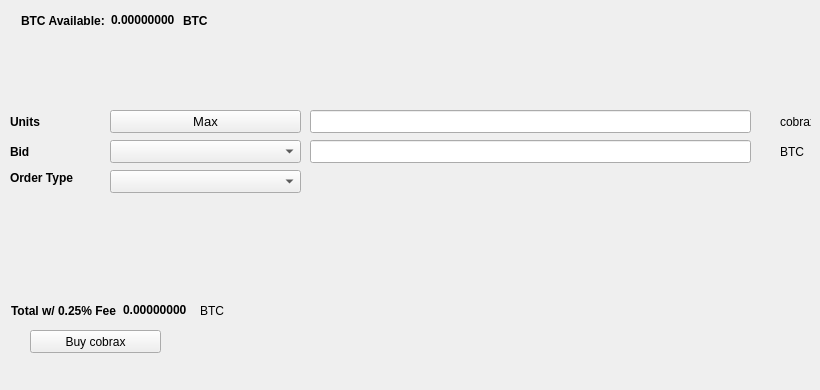
   <widget class="QWidget" name="BuyTab">
    <attribute name="title">
     <string>Buy</string>
    </attribute>
    <widget class="QPushButton" name="Buycobrax">
     <property name="geometry">
      <rect>
       <x>30</x>
       <y>330</y>
       <width>131</width>
       <height>23</height>
      </rect>
     </property>
     <property name="text">
      <string>Buy cobrax</string>
     </property>
     <property name="icon">
      <iconset resource="../cobrax.qrc">
       <normaloff>:/icons/bitcoin</normaloff>:/icons/bitcoin</iconset>
     </property>
    </widget>
    <widget class="QLabel" name="label_3">
     <property name="geometry">
      <rect>
       <x>10</x>
       <y>110</y>
       <width>46</width>
       <height>23</height>
      </rect>
     </property>
     <property name="font">
      <font>
       <weight>75</weight>
       <bold>true</bold>
      </font>
     </property>
     <property name="text">
      <string>Units</string>
     </property>
    </widget>
    <widget class="QLineEdit" name="UnitsInput">
     <property name="geometry">
      <rect>
       <x>310</x>
       <y>110</y>
       <width>441</width>
       <height>23</height>
      </rect>
     </property>
     <property name="font">
      <font>
       <pointsize>9</pointsize>
       <weight>75</weight>
       <bold>true</bold>
      </font>
     </property>
    </widget>
    <widget class="QLineEdit" name="BuyBidPriceEdit">
     <property name="geometry">
      <rect>
       <x>310</x>
       <y>140</y>
       <width>441</width>
       <height>23</height>
      </rect>
     </property>
     <property name="font">
      <font>
       <pointsize>9</pointsize>
       <weight>75</weight>
       <bold>true</bold>
      </font>
     </property>
    </widget>
    <widget class="QLabel" name="label_4">
     <property name="geometry">
      <rect>
       <x>780</x>
       <y>110</y>
       <width>31</width>
       <height>23</height>
      </rect>
     </property>
     <property name="text">
      <string>cobrax</string>
     </property>
    </widget>
    <widget class="QLabel" name="label_5">
     <property name="geometry">
      <rect>
       <x>780</x>
       <y>140</y>
       <width>31</width>
       <height>23</height>
      </rect>
     </property>
     <property name="text">
      <string>BTC</string>
     </property>
    </widget>
    <widget class="QLabel" name="label_6">
     <property name="geometry">
      <rect>
       <x>10</x>
       <y>140</y>
       <width>46</width>
       <height>23</height>
      </rect>
     </property>
     <property name="font">
      <font>
       <weight>75</weight>
       <bold>true</bold>
      </font>
     </property>
     <property name="text">
      <string>Bid</string>
     </property>
    </widget>
    <widget class="QLabel" name="label_7">
     <property name="geometry">
      <rect>
       <x>10</x>
       <y>170</y>
       <width>91</width>
       <height>16</height>
      </rect>
     </property>
     <property name="font">
      <font>
       <weight>75</weight>
       <bold>true</bold>
      </font>
     </property>
     <property name="text">
      <string>Order Type</string>
     </property>
    </widget>
    <widget class="QPushButton" name="Buy_Max_Amount">
     <property name="geometry">
      <rect>
       <x>110</x>
       <y>110</y>
       <width>191</width>
       <height>23</height>
      </rect>
     </property>
     <property name="font">
      <font>
       <pointsize>10</pointsize>
      </font>
     </property>
     <property name="text">
      <string>Max</string>
     </property>
    </widget>
    <widget class="QComboBox" name="BuyBidcomboBox">
     <property name="geometry">
      <rect>
       <x>110</x>
       <y>140</y>
       <width>191</width>
       <height>23</height>
      </rect>
     </property>
     <property name="font">
      <font>
       <pointsize>10</pointsize>
      </font>
     </property>
    </widget>
    <widget class="QComboBox" name="buyOrdertypeCombo">
     <property name="geometry">
      <rect>
       <x>110</x>
       <y>170</y>
       <width>191</width>
       <height>23</height>
      </rect>
     </property>
     <property name="font">
      <font>
       <pointsize>10</pointsize>
      </font>
     </property>
    </widget>
    <widget class="QWidget" name="layoutWidget1">
     <property name="geometry">
      <rect>
       <x>21</x>
       <y>11</y>
       <width>227</width>
       <height>19</height>
      </rect>
     </property>
     <layout class="QHBoxLayout" name="horizontalLayout_3">
      <item>
       <widget class="QLabel" name="label232">
        <property name="font">
         <font>
          <weight>75</weight>
          <bold>true</bold>
         </font>
        </property>
        <property name="text">
         <string>BTC Available:</string>
        </property>
       </widget>
      </item>
      <item>
       <widget class="QLabel" name="BtcAvailableLbl">
        <property name="palette">
         <palette>
          <active>
           <colorrole role="WindowText">
            <brush brushstyle="SolidPattern">
             <color alpha="255">
              <red>0</red>
              <green>0</green>
              <blue>0</blue>
             </color>
            </brush>
           </colorrole>
           <colorrole role="Button">
            <brush brushstyle="SolidPattern">
             <color alpha="255">
              <red>0</red>
              <green>170</green>
              <blue>0</blue>
             </color>
            </brush>
           </colorrole>
           <colorrole role="Light">
            <brush brushstyle="SolidPattern">
             <color alpha="255">
              <red>0</red>
              <green>255</green>
              <blue>0</blue>
             </color>
            </brush>
           </colorrole>
           <colorrole role="Midlight">
            <brush brushstyle="SolidPattern">
             <color alpha="255">
              <red>0</red>
              <green>212</green>
              <blue>0</blue>
             </color>
            </brush>
           </colorrole>
           <colorrole role="Dark">
            <brush brushstyle="SolidPattern">
             <color alpha="255">
              <red>0</red>
              <green>85</green>
              <blue>0</blue>
             </color>
            </brush>
           </colorrole>
           <colorrole role="Mid">
            <brush brushstyle="SolidPattern">
             <color alpha="255">
              <red>0</red>
              <green>113</green>
              <blue>0</blue>
             </color>
            </brush>
           </colorrole>
           <colorrole role="Text">
            <brush brushstyle="SolidPattern">
             <color alpha="255">
              <red>0</red>
              <green>170</green>
              <blue>0</blue>
             </color>
            </brush>
           </colorrole>
           <colorrole role="BrightText">
            <brush brushstyle="SolidPattern">
             <color alpha="255">
              <red>255</red>
              <green>255</green>
              <blue>255</blue>
             </color>
            </brush>
           </colorrole>
           <colorrole role="ButtonText">
            <brush brushstyle="SolidPattern">
             <color alpha="255">
              <red>0</red>
              <green>0</green>
              <blue>0</blue>
             </color>
            </brush>
           </colorrole>
           <colorrole role="Base">
            <brush brushstyle="SolidPattern">
             <color alpha="255">
              <red>255</red>
              <green>255</green>
              <blue>255</blue>
             </color>
            </brush>
           </colorrole>
           <colorrole role="Window">
            <brush brushstyle="SolidPattern">
             <color alpha="255">
              <red>0</red>
              <green>170</green>
              <blue>0</blue>
             </color>
            </brush>
           </colorrole>
           <colorrole role="Shadow">
            <brush brushstyle="SolidPattern">
             <color alpha="255">
              <red>0</red>
              <green>0</green>
              <blue>0</blue>
             </color>
            </brush>
           </colorrole>
           <colorrole role="AlternateBase">
            <brush brushstyle="SolidPattern">
             <color alpha="255">
              <red>127</red>
              <green>212</green>
              <blue>127</blue>
             </color>
            </brush>
           </colorrole>
           <colorrole role="ToolTipBase">
            <brush brushstyle="SolidPattern">
             <color alpha="255">
              <red>255</red>
              <green>255</green>
              <blue>220</blue>
             </color>
            </brush>
           </colorrole>
           <colorrole role="ToolTipText">
            <brush brushstyle="SolidPattern">
             <color alpha="255">
              <red>0</red>
              <green>0</green>
              <blue>0</blue>
             </color>
            </brush>
           </colorrole>
          </active>
          <inactive>
           <colorrole role="WindowText">
            <brush brushstyle="SolidPattern">
             <color alpha="255">
              <red>0</red>
              <green>0</green>
              <blue>0</blue>
             </color>
            </brush>
           </colorrole>
           <colorrole role="Button">
            <brush brushstyle="SolidPattern">
             <color alpha="255">
              <red>0</red>
              <green>170</green>
              <blue>0</blue>
             </color>
            </brush>
           </colorrole>
           <colorrole role="Light">
            <brush brushstyle="SolidPattern">
             <color alpha="255">
              <red>0</red>
              <green>255</green>
              <blue>0</blue>
             </color>
            </brush>
           </colorrole>
           <colorrole role="Midlight">
            <brush brushstyle="SolidPattern">
             <color alpha="255">
              <red>0</red>
              <green>212</green>
              <blue>0</blue>
             </color>
            </brush>
           </colorrole>
           <colorrole role="Dark">
            <brush brushstyle="SolidPattern">
             <color alpha="255">
              <red>0</red>
              <green>85</green>
              <blue>0</blue>
             </color>
            </brush>
           </colorrole>
           <colorrole role="Mid">
            <brush brushstyle="SolidPattern">
             <color alpha="255">
              <red>0</red>
              <green>113</green>
              <blue>0</blue>
             </color>
            </brush>
           </colorrole>
           <colorrole role="Text">
            <brush brushstyle="SolidPattern">
             <color alpha="255">
              <red>0</red>
              <green>170</green>
              <blue>0</blue>
             </color>
            </brush>
           </colorrole>
           <colorrole role="BrightText">
            <brush brushstyle="SolidPattern">
             <color alpha="255">
              <red>255</red>
              <green>255</green>
              <blue>255</blue>
             </color>
            </brush>
           </colorrole>
           <colorrole role="ButtonText">
            <brush brushstyle="SolidPattern">
             <color alpha="255">
              <red>0</red>
              <green>0</green>
              <blue>0</blue>
             </color>
            </brush>
           </colorrole>
           <colorrole role="Base">
            <brush brushstyle="SolidPattern">
             <color alpha="255">
              <red>255</red>
              <green>255</green>
              <blue>255</blue>
             </color>
            </brush>
           </colorrole>
           <colorrole role="Window">
            <brush brushstyle="SolidPattern">
             <color alpha="255">
              <red>0</red>
              <green>170</green>
              <blue>0</blue>
             </color>
            </brush>
           </colorrole>
           <colorrole role="Shadow">
            <brush brushstyle="SolidPattern">
             <color alpha="255">
              <red>0</red>
              <green>0</green>
              <blue>0</blue>
             </color>
            </brush>
           </colorrole>
           <colorrole role="AlternateBase">
            <brush brushstyle="SolidPattern">
             <color alpha="255">
              <red>127</red>
              <green>212</green>
              <blue>127</blue>
             </color>
            </brush>
           </colorrole>
           <colorrole role="ToolTipBase">
            <brush brushstyle="SolidPattern">
             <color alpha="255">
              <red>255</red>
              <green>255</green>
              <blue>220</blue>
             </color>
            </brush>
           </colorrole>
           <colorrole role="ToolTipText">
            <brush brushstyle="SolidPattern">
             <color alpha="255">
              <red>0</red>
              <green>0</green>
              <blue>0</blue>
             </color>
            </brush>
           </colorrole>
          </inactive>
          <disabled>
           <colorrole role="WindowText">
            <brush brushstyle="SolidPattern">
             <color alpha="255">
              <red>0</red>
              <green>85</green>
              <blue>0</blue>
             </color>
            </brush>
           </colorrole>
           <colorrole role="Button">
            <brush brushstyle="SolidPattern">
             <color alpha="255">
              <red>0</red>
              <green>170</green>
              <blue>0</blue>
             </color>
            </brush>
           </colorrole>
           <colorrole role="Light">
            <brush brushstyle="SolidPattern">
             <color alpha="255">
              <red>0</red>
              <green>255</green>
              <blue>0</blue>
             </color>
            </brush>
           </colorrole>
           <colorrole role="Midlight">
            <brush brushstyle="SolidPattern">
             <color alpha="255">
              <red>0</red>
              <green>212</green>
              <blue>0</blue>
             </color>
            </brush>
           </colorrole>
           <colorrole role="Dark">
            <brush brushstyle="SolidPattern">
             <color alpha="255">
              <red>0</red>
              <green>85</green>
              <blue>0</blue>
             </color>
            </brush>
           </colorrole>
           <colorrole role="Mid">
            <brush brushstyle="SolidPattern">
             <color alpha="255">
              <red>0</red>
              <green>113</green>
              <blue>0</blue>
             </color>
            </brush>
           </colorrole>
           <colorrole role="Text">
            <brush brushstyle="SolidPattern">
             <color alpha="255">
              <red>0</red>
              <green>85</green>
              <blue>0</blue>
             </color>
            </brush>
           </colorrole>
           <colorrole role="BrightText">
            <brush brushstyle="SolidPattern">
             <color alpha="255">
              <red>255</red>
              <green>255</green>
              <blue>255</blue>
             </color>
            </brush>
           </colorrole>
           <colorrole role="ButtonText">
            <brush brushstyle="SolidPattern">
             <color alpha="255">
              <red>0</red>
              <green>85</green>
              <blue>0</blue>
             </color>
            </brush>
           </colorrole>
           <colorrole role="Base">
            <brush brushstyle="SolidPattern">
             <color alpha="255">
              <red>0</red>
              <green>170</green>
              <blue>0</blue>
             </color>
            </brush>
           </colorrole>
           <colorrole role="Window">
            <brush brushstyle="SolidPattern">
             <color alpha="255">
              <red>0</red>
              <green>170</green>
              <blue>0</blue>
             </color>
            </brush>
           </colorrole>
           <colorrole role="Shadow">
            <brush brushstyle="SolidPattern">
             <color alpha="255">
              <red>0</red>
              <green>0</green>
              <blue>0</blue>
             </color>
            </brush>
           </colorrole>
           <colorrole role="AlternateBase">
            <brush brushstyle="SolidPattern">
             <color alpha="255">
              <red>0</red>
              <green>170</green>
              <blue>0</blue>
             </color>
            </brush>
           </colorrole>
           <colorrole role="ToolTipBase">
            <brush brushstyle="SolidPattern">
             <color alpha="255">
              <red>255</red>
              <green>255</green>
              <blue>220</blue>
             </color>
            </brush>
           </colorrole>
           <colorrole role="ToolTipText">
            <brush brushstyle="SolidPattern">
             <color alpha="255">
              <red>0</red>
              <green>0</green>
              <blue>0</blue>
             </color>
            </brush>
           </colorrole>
          </disabled>
         </palette>
        </property>
        <property name="font">
         <font>
          <weight>75</weight>
          <bold>true</bold>
         </font>
        </property>
        <property name="text">
         <string>0.00000000</string>
        </property>
        <property name="textInteractionFlags">
         <set>Qt::LinksAccessibleByMouse|Qt::TextSelectableByKeyboard|Qt::TextSelectableByMouse</set>
        </property>
       </widget>
      </item>
      <item>
       <widget class="QLabel" name="BtcAvailableLbl_2">
        <property name="font">
         <font>
          <weight>75</weight>
          <bold>true</bold>
         </font>
        </property>
        <property name="text">
         <string>BTC</string>
        </property>
       </widget>
      </item>
     </layout>
    </widget>
    <widget class="QWidget" name="layoutWidge2">
     <property name="geometry">
      <rect>
       <x>11</x>
       <y>301</y>
       <width>259</width>
       <height>19</height>
      </rect>
     </property>
     <layout class="QHBoxLayout" name="horizontalLayout_4">
      <item>
       <widget class="QLabel" name="label_9">
        <property name="font">
         <font>
          <weight>75</weight>
          <bold>true</bold>
         </font>
        </property>
        <property name="text">
         <string>Total w/ 0.25% Fee</string>
        </property>
       </widget>
      </item>
      <item>
       <widget class="QLabel" name="BuyCostLabel">
        <property name="palette">
         <palette>
          <active>
           <colorrole role="WindowText">
            <brush brushstyle="SolidPattern">
             <color alpha="255">
              <red>0</red>
              <green>0</green>
              <blue>0</blue>
             </color>
            </brush>
           </colorrole>
           <colorrole role="Button">
            <brush brushstyle="SolidPattern">
             <color alpha="255">
              <red>0</red>
              <green>170</green>
              <blue>0</blue>
             </color>
            </brush>
           </colorrole>
           <colorrole role="Light">
            <brush brushstyle="SolidPattern">
             <color alpha="255">
              <red>0</red>
              <green>255</green>
              <blue>0</blue>
             </color>
            </brush>
           </colorrole>
           <colorrole role="Midlight">
            <brush brushstyle="SolidPattern">
             <color alpha="255">
              <red>0</red>
              <green>212</green>
              <blue>0</blue>
             </color>
            </brush>
           </colorrole>
           <colorrole role="Dark">
            <brush brushstyle="SolidPattern">
             <color alpha="255">
              <red>0</red>
              <green>85</green>
              <blue>0</blue>
             </color>
            </brush>
           </colorrole>
           <colorrole role="Mid">
            <brush brushstyle="SolidPattern">
             <color alpha="255">
              <red>0</red>
              <green>113</green>
              <blue>0</blue>
             </color>
            </brush>
           </colorrole>
           <colorrole role="Text">
            <brush brushstyle="SolidPattern">
             <color alpha="255">
              <red>0</red>
              <green>170</green>
              <blue>0</blue>
             </color>
            </brush>
           </colorrole>
           <colorrole role="BrightText">
            <brush brushstyle="SolidPattern">
             <color alpha="255">
              <red>255</red>
              <green>255</green>
              <blue>255</blue>
             </color>
            </brush>
           </colorrole>
           <colorrole role="ButtonText">
            <brush brushstyle="SolidPattern">
             <color alpha="255">
              <red>0</red>
              <green>0</green>
              <blue>0</blue>
             </color>
            </brush>
           </colorrole>
           <colorrole role="Base">
            <brush brushstyle="SolidPattern">
             <color alpha="255">
              <red>255</red>
              <green>255</green>
              <blue>255</blue>
             </color>
            </brush>
           </colorrole>
           <colorrole role="Window">
            <brush brushstyle="SolidPattern">
             <color alpha="255">
              <red>0</red>
              <green>170</green>
              <blue>0</blue>
             </color>
            </brush>
           </colorrole>
           <colorrole role="Shadow">
            <brush brushstyle="SolidPattern">
             <color alpha="255">
              <red>0</red>
              <green>0</green>
              <blue>0</blue>
             </color>
            </brush>
           </colorrole>
           <colorrole role="AlternateBase">
            <brush brushstyle="SolidPattern">
             <color alpha="255">
              <red>127</red>
              <green>212</green>
              <blue>127</blue>
             </color>
            </brush>
           </colorrole>
           <colorrole role="ToolTipBase">
            <brush brushstyle="SolidPattern">
             <color alpha="255">
              <red>255</red>
              <green>255</green>
              <blue>220</blue>
             </color>
            </brush>
           </colorrole>
           <colorrole role="ToolTipText">
            <brush brushstyle="SolidPattern">
             <color alpha="255">
              <red>0</red>
              <green>0</green>
              <blue>0</blue>
             </color>
            </brush>
           </colorrole>
          </active>
          <inactive>
           <colorrole role="WindowText">
            <brush brushstyle="SolidPattern">
             <color alpha="255">
              <red>0</red>
              <green>0</green>
              <blue>0</blue>
             </color>
            </brush>
           </colorrole>
           <colorrole role="Button">
            <brush brushstyle="SolidPattern">
             <color alpha="255">
              <red>0</red>
              <green>170</green>
              <blue>0</blue>
             </color>
            </brush>
           </colorrole>
           <colorrole role="Light">
            <brush brushstyle="SolidPattern">
             <color alpha="255">
              <red>0</red>
              <green>255</green>
              <blue>0</blue>
             </color>
            </brush>
           </colorrole>
           <colorrole role="Midlight">
            <brush brushstyle="SolidPattern">
             <color alpha="255">
              <red>0</red>
              <green>212</green>
              <blue>0</blue>
             </color>
            </brush>
           </colorrole>
           <colorrole role="Dark">
            <brush brushstyle="SolidPattern">
             <color alpha="255">
              <red>0</red>
              <green>85</green>
              <blue>0</blue>
             </color>
            </brush>
           </colorrole>
           <colorrole role="Mid">
            <brush brushstyle="SolidPattern">
             <color alpha="255">
              <red>0</red>
              <green>113</green>
              <blue>0</blue>
             </color>
            </brush>
           </colorrole>
           <colorrole role="Text">
            <brush brushstyle="SolidPattern">
             <color alpha="255">
              <red>0</red>
              <green>170</green>
              <blue>0</blue>
             </color>
            </brush>
           </colorrole>
           <colorrole role="BrightText">
            <brush brushstyle="SolidPattern">
             <color alpha="255">
              <red>255</red>
              <green>255</green>
              <blue>255</blue>
             </color>
            </brush>
           </colorrole>
           <colorrole role="ButtonText">
            <brush brushstyle="SolidPattern">
             <color alpha="255">
              <red>0</red>
              <green>0</green>
              <blue>0</blue>
             </color>
            </brush>
           </colorrole>
           <colorrole role="Base">
            <brush brushstyle="SolidPattern">
             <color alpha="255">
              <red>255</red>
              <green>255</green>
              <blue>255</blue>
             </color>
            </brush>
           </colorrole>
           <colorrole role="Window">
            <brush brushstyle="SolidPattern">
             <color alpha="255">
              <red>0</red>
              <green>170</green>
              <blue>0</blue>
             </color>
            </brush>
           </colorrole>
           <colorrole role="Shadow">
            <brush brushstyle="SolidPattern">
             <color alpha="255">
              <red>0</red>
              <green>0</green>
              <blue>0</blue>
             </color>
            </brush>
           </colorrole>
           <colorrole role="AlternateBase">
            <brush brushstyle="SolidPattern">
             <color alpha="255">
              <red>127</red>
              <green>212</green>
              <blue>127</blue>
             </color>
            </brush>
           </colorrole>
           <colorrole role="ToolTipBase">
            <brush brushstyle="SolidPattern">
             <color alpha="255">
              <red>255</red>
              <green>255</green>
              <blue>220</blue>
             </color>
            </brush>
           </colorrole>
           <colorrole role="ToolTipText">
            <brush brushstyle="SolidPattern">
             <color alpha="255">
              <red>0</red>
              <green>0</green>
              <blue>0</blue>
             </color>
            </brush>
           </colorrole>
          </inactive>
          <disabled>
           <colorrole role="WindowText">
            <brush brushstyle="SolidPattern">
             <color alpha="255">
              <red>0</red>
              <green>85</green>
              <blue>0</blue>
             </color>
            </brush>
           </colorrole>
           <colorrole role="Button">
            <brush brushstyle="SolidPattern">
             <color alpha="255">
              <red>0</red>
              <green>170</green>
              <blue>0</blue>
             </color>
            </brush>
           </colorrole>
           <colorrole role="Light">
            <brush brushstyle="SolidPattern">
             <color alpha="255">
              <red>0</red>
              <green>255</green>
              <blue>0</blue>
             </color>
            </brush>
           </colorrole>
           <colorrole role="Midlight">
            <brush brushstyle="SolidPattern">
             <color alpha="255">
              <red>0</red>
              <green>212</green>
              <blue>0</blue>
             </color>
            </brush>
           </colorrole>
           <colorrole role="Dark">
            <brush brushstyle="SolidPattern">
             <color alpha="255">
              <red>0</red>
              <green>85</green>
              <blue>0</blue>
             </color>
            </brush>
           </colorrole>
           <colorrole role="Mid">
            <brush brushstyle="SolidPattern">
             <color alpha="255">
              <red>0</red>
              <green>113</green>
              <blue>0</blue>
             </color>
            </brush>
           </colorrole>
           <colorrole role="Text">
            <brush brushstyle="SolidPattern">
             <color alpha="255">
              <red>0</red>
              <green>85</green>
              <blue>0</blue>
             </color>
            </brush>
           </colorrole>
           <colorrole role="BrightText">
            <brush brushstyle="SolidPattern">
             <color alpha="255">
              <red>255</red>
              <green>255</green>
              <blue>255</blue>
             </color>
            </brush>
           </colorrole>
           <colorrole role="ButtonText">
            <brush brushstyle="SolidPattern">
             <color alpha="255">
              <red>0</red>
              <green>85</green>
              <blue>0</blue>
             </color>
            </brush>
           </colorrole>
           <colorrole role="Base">
            <brush brushstyle="SolidPattern">
             <color alpha="255">
              <red>0</red>
              <green>170</green>
              <blue>0</blue>
             </color>
            </brush>
           </colorrole>
           <colorrole role="Window">
            <brush brushstyle="SolidPattern">
             <color alpha="255">
              <red>0</red>
              <green>170</green>
              <blue>0</blue>
             </color>
            </brush>
           </colorrole>
           <colorrole role="Shadow">
            <brush brushstyle="SolidPattern">
             <color alpha="255">
              <red>0</red>
              <green>0</green>
              <blue>0</blue>
             </color>
            </brush>
           </colorrole>
           <colorrole role="AlternateBase">
            <brush brushstyle="SolidPattern">
             <color alpha="255">
              <red>0</red>
              <green>170</green>
              <blue>0</blue>
             </color>
            </brush>
           </colorrole>
           <colorrole role="ToolTipBase">
            <brush brushstyle="SolidPattern">
             <color alpha="255">
              <red>255</red>
              <green>255</green>
              <blue>220</blue>
             </color>
            </brush>
           </colorrole>
           <colorrole role="ToolTipText">
            <brush brushstyle="SolidPattern">
             <color alpha="255">
              <red>0</red>
              <green>0</green>
              <blue>0</blue>
             </color>
            </brush>
           </colorrole>
          </disabled>
         </palette>
        </property>
        <property name="font">
         <font>
          <weight>75</weight>
          <bold>true</bold>
         </font>
        </property>
        <property name="autoFillBackground">
         <bool>false</bool>
        </property>
        <property name="text">
         <string>0.00000000</string>
        </property>
        <property name="textInteractionFlags">
         <set>Qt::LinksAccessibleByMouse|Qt::TextSelectableByMouse</set>
        </property>
       </widget>
      </item>
      <item>
       <widget class="QLabel" name="label_10">
        <property name="font">
         <font>
          <weight>50</weight>
          <bold>false</bold>
         </font>
        </property>
        <property name="text">
         <string>BTC</string>
        </property>
       </widget>
      </item>
     </layout>
    </widget>
    <widget class="QLabel" name="label_24">
     <property name="geometry">
      <rect>
       <x>460</x>
       <y>300</y>
       <width>281</width>
       <height>81</height>
      </rect>
     </property>
     <property name="text">
      <string/>
     </property>
     <property name="pixmap">
      <pixmap>:/images/bittrex</pixmap>
     </property>
    </widget>
   </widget>
